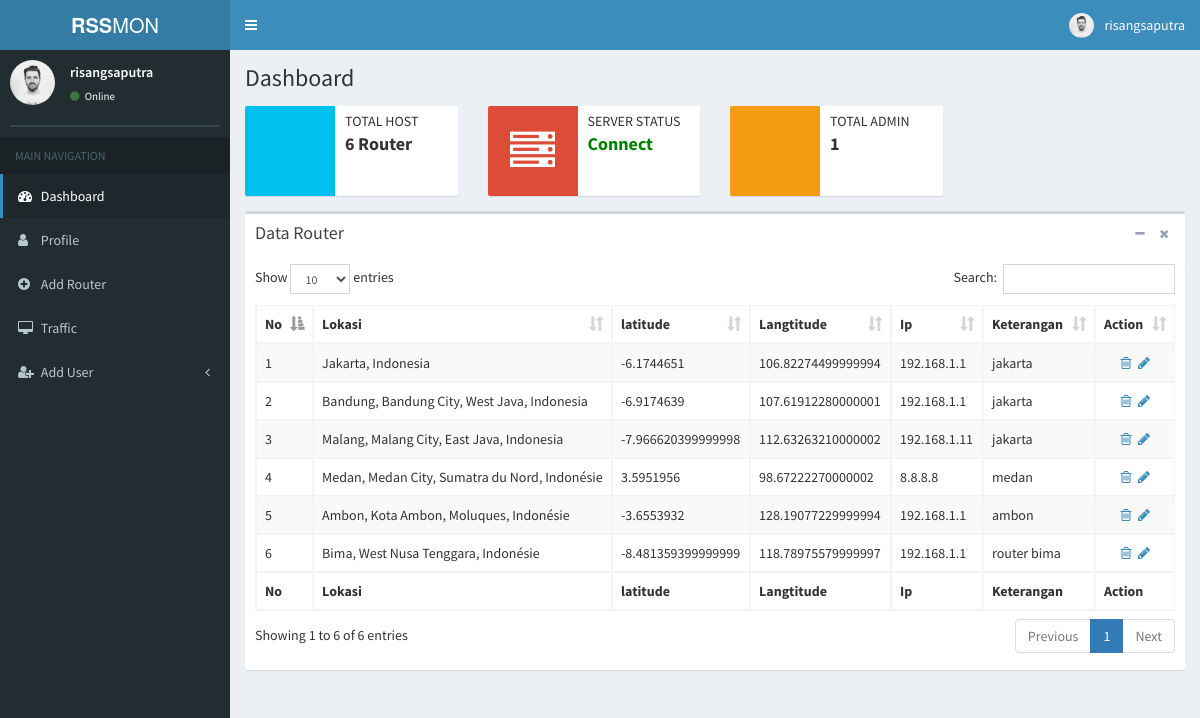
Screenshot of /admin/index.php (signed in) with the database file from the repository.
### tables this page shows
CREATE TABLE IF NOT EXISTS `router` (
  `id_router` int(200) NOT NULL AUTO_INCREMENT,
  `lokasi` varchar(200) NOT NULL,
  `lat` varchar(200) NOT NULL,
  `lng` varchar(200) NOT NULL,
  `cabang` varchar(200) NOT NULL,
  `ip` varchar(200) NOT NULL,
  `keterangan` text NOT NULL,
  PRIMARY KEY (`id_router`)
);

### admin/dashboard.php (the view)
<?php
if (empty($_SESSION['username'])) {
  include "index.php";
}
else{ ?>
       <div class="row">
        <div class="col-xs-12">
          <div class="box">
            <div class="box-header">
              <h3 class="box-title">Data Router</h3>
              <div class="box-tools pull-right">
                <button type="button" class="btn btn-box-tool" data-widget="collapse"><i class="fa fa-minus"></i>
                </button>
                <button type="button" class="btn btn-box-tool" data-widget="remove"><i class="fa fa-times"></i></button>
              </div>
            </div>
            <div class="box-body">
              <table id="example1" class="table table-bordered table-striped">
                <thead>
                <tr>
                  <th>No</th>
                  <th>Lokasi</th>
                  <th>latitude</th>
                  <th>Langtitude</th>
                  <th>Ip</th>
                  <th>Keterangan</th>
                  <th>Action</th>
                </tr>
                </thead>
                <tbody>
                <?php
                  include "../koneksi.php";
                  $sql = "select * from router";
                  $result = mysqli_query($konek,$sql);
                  $i=1;
                  while ($data=mysqli_fetch_array($result)) {
                ?>
                <tr>
                  <td><?php echo $i++; ?></td>
                  <td><?php echo $data['lokasi']; ?></td>
                  <td><?php echo $data['lat']; ?></td>
                  <td><?php echo $data['lng']; ?></td>
                  <td><?php echo $data['ip']; ?></td>
                  <td><?php echo $data['keterangan']; ?></td>
                  <td align=center><a href="?act=delete_router&id_router=<?php echo $data['id_router'];?>" title="Delete" onclick="return confirm('Apakah anda yakin akan menghapus pertanyaan ini ?')"><i class="fa fa-fw fa-trash-o"></i></a><a href="edit_router.php?id_router=<?php echo $data['id_router'];?>" title="edit"><i class="fa fa-fw fa-pencil"></i></a></td>
                </tr>
                <?php } ?>
                </tbody>
                <tfoot>
                <tr>
                  <th>No</th>
                  <th>Lokasi</th>
                  <th>latitude</th>
                  <th>Langtitude</th>
                  <th>Ip</th>
                  <th>Keterangan</th>
                  <th>Action</th>
                </tr>
                </tfoot>
              </table>
            </div>
          </div>
        </div>
      </div>
<?php } ?>

### admin/index.php (shortened to what this page needs)
<?php
  $user=$_SESSION['username'];
                        include "../koneksi.php";
                        $sql="SELECT * FROM admin WHERE username='$user'";
                        $qry=mysqli_query($konek,$sql);
                        while ($data=mysqli_fetch_array($qry)) {
                        $gambar   =$data['gambar'];
   }
  if (empty($_SESSION['username'])) {
      include 'login.php';
    }
    else {
 ?>
<!DOCTYPE html>
<html>
<head>
  <link rel="stylesheet" href="bootstrap/css/bootstrap.min.css">
  <link rel="stylesheet" href="https://cdnjs.cloudflare.com/ajax/libs/font-awesome/4.5.0/css/font-awesome.min.css">
  <link rel="stylesheet" href="https://cdnjs.cloudflare.com/ajax/libs/ionicons/2.0.1/css/ionicons.min.css">
  <link rel="stylesheet" href="plugins/datatables/dataTables.bootstrap.css">
  <link rel="stylesheet" href="dist/css/AdminLTE.css">
  <link rel="stylesheet" href="dist/css/skins/_all-skins.min.css">
  <link rel="stylesheet" type="text/css" href="dist/css/sweetalert.css">
</head>
<body class="hold-transition skin-blue sidebar-mini">
<div class="wrapper">
  <header class="main-header">
    <a href="index2.html" class="logo">
      <span class="logo-lg"><b>RSS</b>MON</span>
    </a>
    <nav class="navbar navbar-static-top">
      <a href="#" class="sidebar-toggle" data-toggle="offcanvas" role="button">
      </a>
      <div class="navbar-custom-menu">
        <ul class="nav navbar-nav">
          <li class="dropdown user user-menu">
            <a href="#" class="dropdown-toggle" data-toggle="dropdown">
              <img src="gambar/<?php echo "$gambar";  ?>" class="user-image" alt="User Image">
              <span class="hidden-xs"><?php echo $_SESSION['username']; ?></span>
            </a>
              </li>
            </ul>
      </div>
    </nav>
  </header>
  <aside class="main-sidebar">
    <section class="sidebar">
      <div class="user-panel">
        <div class="pull-left image">
          <img src="gambar/<?php echo "$gambar";  ?>" class="img-circle" alt="User Image">
        </div>
        <div class="pull-left info">
          <p><?php echo $_SESSION['username']; ?></p>
          <a href="#"><i class="fa fa-circle text-success"></i> Online</a>
        </div>
      </div>
      <form action="#" method="get" class="sidebar-form">
      </form>
      <ul class="sidebar-menu">
        <li class="header">MAIN NAVIGATION</li>
        <li <?php if($_GET['act']==''){
              echo "class='active treeview'";
            }
              echo "class='treeview'";
            ?> >
          <a href="index.php">
            <i class="fa fa-dashboard"></i> <span>Dashboard</span>
          </a>
        </li>
         <li <?php if($_GET['act']=='profile'){
              echo "class='active treeview'";
            }
              echo "class='treeview'";
            ?> >
          <a href="?act=profile">
            <i class="fa fa-user"></i> <span>Profile</span>
          </a>
        </li>
        <li <?php if($_GET['act']=='tambah_router'){
              echo "class='active treeview'";
            }
              echo "class='treeview'";
            ?> >
          <a href="tambah_router.php">
            <i class="fa fa-plus-circle"></i> <span>Add Router</span>
          </a>
        </li>
        <li <?php if($_GET['act']=='monitor'){
              echo "class='active treeview'";
            }
              echo "class='treeview'";
            ?> >
          <a href="?act=monitor">
            <i class="fa fa-desktop"></i> <span>Traffic</span>
          </a>
        </li>
        <li <?php if($_GET['act']=='data_user'){
              echo "class='active treeview'";
            }
              echo "class='treeview'";
            ?> >
          <a href="#">
            <i class="fa fa-user-plus"></i>
            <span>Add User</span>
            <i class="fa fa-angle-left pull-right"></i>
          </a>
        </li>
      </ul>
    </section>
  </aside>
  <div class="content-wrapper">
    <section class="content-header">
      <h1>
        Dashboard
      </h1>
    </section>
    <section class="content">
          <div class="row">
        <div class="col-md-3 col-sm-6 col-xs-12">
          <div class="info-box">
            <span class="info-box-icon bg-aqua"><i class="ion ion-ios-gear-outline"></i></span>
            <div class="info-box-content">
              <span class="info-box-text">Total Host</span>
              <span class="info-box-number">
                <?php
                      $result = mysqli_query($konek,"SELECT * FROM router");
                      $num_rows = mysqli_num_rows($result);
                      echo "$num_rows Router";
                ?>
              </span>
            </div>
          </div>
        </div>
        <div class="col-md-3 col-sm-6 col-xs-12">
          <div class="info-box">
            <span class="info-box-icon bg-red"><i class="fa fa-server"></i></span>
            <div class="info-box-content">
              <span class="info-box-text">Server Status</span>
             <span class='info-box-number green'>Connect</span>
            </div>
          </div>
        </div>
        <div class="col-md-3 col-sm-6 col-xs-12">
          <div class="info-box">
            <span class="info-box-icon bg-yellow"><i class="ion ion-ios-people-outline"></i></span>
            <div class="info-box-content">
              <span class="info-box-text">Total Admin</span>
              <span class="info-box-number">
                <?php
                      $result = mysqli_query($konek,"SELECT * FROM admin");
                      $num_rows = mysqli_num_rows($result);
                      echo "$num_rows";
                ?>
              </span>
            </div>
          </div>
        </div>
      </div>
          <?php
            $page = @$_GET['act'];
            $file = "dashboard.php";
            if(!file_exists($file)) {
                include("dashboard.php");
            } else if ($page =="" || $page == "") {
                include("dashboard.php");
            } else {
                include("$page.php");
            }
            ?>
        </div>
      </div>
</body>
</html>
<?php } ?>

### rows the page displays
router: lokasi "Jakarta, Indonesia", lat "-6.1744651", lng "106.82274499999994", ip "192.168.1.1", keterangan "jakarta"
router: lokasi "Bandung, Bandung City, West Java, Indonesia", lat "-6.9174639", lng "107.61912280000001", ip "192.168.1.1", keterangan "jakarta"
router: lokasi "Malang, Malang City, East Java, Indonesia", lat "-7.966620399999998", lng "112.63263210000002", ip "192.168.1.11", keterangan "jakarta"
router: lokasi "Medan, Medan City, Sumatra du Nord, Indonésie", lat "3.5951956", lng "98.67222270000002", ip "8.8.8.8", keterangan "medan"
router: lokasi "Ambon, Kota Ambon, Moluques, Indonésie", lat "-3.6553932", lng "128.19077229999994", ip "192.168.1.1", keterangan "ambon"
router: lokasi "Bima, West Nusa Tenggara, Indonésie", lat "-8.481359399999999", lng "118.78975579999997", ip "192.168.1.1", keterangan "router bima"

### other values shown
$_SESSION['username'] "risangsaputra"
$num_rows "6"
$num_rows "1"
